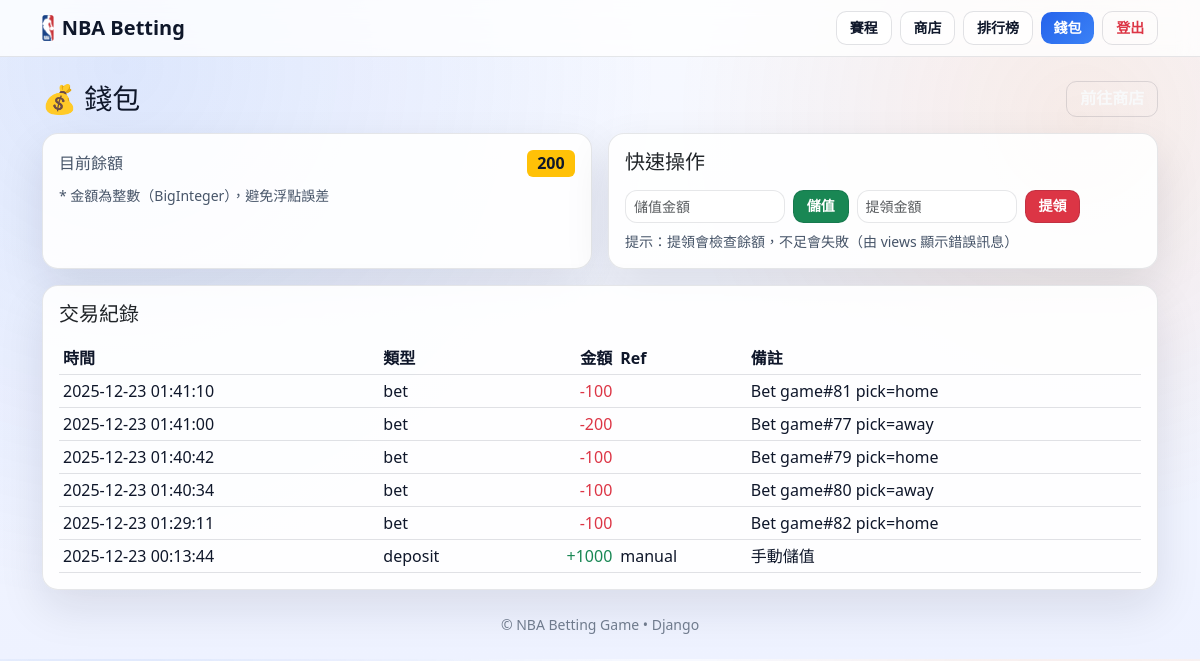
The app's page /accounts/wallet/ (signed in) with its own data.
### accounts/models.py (models this page shows, shortened)
class Wallet(models.Model):
    user = models.OneToOneField(
        settings.AUTH_USER_MODEL,
        on_delete=models.CASCADE,
        related_name="wallet",
    )
    balance = models.BigIntegerField(default=0)
    last_checkin_date = models.DateField(null=True, blank=True)
    updated_at = models.DateTimeField(auto_now=True)

class Transaction(models.Model):
    TYPE_CHOICES = (
        ("deposit", "Deposit"),
        ("withdraw", "Withdraw"),
        ("bet_place", "Bet Place"),
        ("bet_win", "Bet Win"),
        ("bet_refund", "Bet Refund"),
        ("daily_bonus", "Daily Bonus"),
        ("shop_buy", "Shop Buy"),
        ("lootbox", "Loot Box"),
        ("adjust", "Adjust"),
    )
    id = models.UUIDField(primary_key=True, default=uuid.uuid4, editable=False)
    wallet = models.ForeignKey(Wallet, on_delete=models.CASCADE, related_name="txs")
    tx_type = models.CharField(max_length=20, choices=TYPE_CHOICES)
    amount = models.BigIntegerField()
    ref = models.CharField(max_length=128, blank=True, default="")
    note = models.CharField(max_length=255, blank=True, default="")
    created_at = models.DateTimeField(default=timezone.now)
    class Meta:
        indexes = [models.Index(fields=["wallet", "created_at"])]

### accounts/views.py (the view)
# urls.py: path("wallet/", views.wallet_view, name="wallet"),
@login_required
def wallet_view(request: HttpRequest) -> HttpResponse:
    wallet = get_or_create_wallet(request.user)
    txs = Transaction.objects.filter(wallet=wallet).order_by("-created_at")[:50]
    return render(request, "accounts/wallet.html", {"wallet": wallet, "txs": txs})

### accounts/models.py (called while the page is built)
def get_or_create_wallet(user) -> Wallet:
    wallet, _ = Wallet.objects.get_or_create(user=user)
    return wallet

### accounts/templates/accounts/wallet.html (shortened to what this page needs)
{% extends "base.html" %}
{% block content %}
<div class="d-flex justify-content-between align-items-center mb-3">
  <h3 class="m-0">💰 錢包</h3>
  <a class="btn btn-outline-light" href="{% url 'shop:list' %}">前往商店</a>
</div>
<div class="row g-3 mb-3">
  <div class="col-12 col-lg-6">
    <div class="card p-3 h-100">
      <div class="d-flex justify-content-between align-items-center">
        <div class="text-muted">目前餘額</div>
        <span class="badge bg-warning text-dark fs-6">{{ wallet.balance }}</span>
      </div>
      <div class="small text-muted mt-2">
        * 金額為整數（BigInteger），避免浮點誤差
      </div>
    </div>
  </div>
  <div class="col-12 col-lg-6">
    <div class="card p-3 h-100">
      <h5 class="mb-3">快速操作</h5>
      <div class="d-flex flex-wrap gap-2 align-items-center">
        <form method="post" action="{% url 'accounts:deposit' %}" class="d-flex gap-2">
          <input
            type="number"
            name="amount"
            class="form-control form-control-sm"
            placeholder="儲值金額"
            min="1"
            step="1"
            required
            style="max-width: 160px;"
          >
          <button class="btn btn-success btn-sm" type="submit">儲值</button>
        </form>
        <form method="post" action="{% url 'accounts:withdraw' %}" class="d-flex gap-2">
          <input
            type="number"
            name="amount"
            class="form-control form-control-sm"
            placeholder="提領金額"
            min="1"
            step="1"
            required
            style="max-width: 160px;"
          >
          <button class="btn btn-danger btn-sm" type="submit">提領</button>
        </form>
      </div>
      <div class="small text-muted mt-2">
        提示：提領會檢查餘額，不足會失敗（由 views 顯示錯誤訊息）
      </div>
    </div>
  </div>
</div>
<div class="card p-3">
  <h5 class="mb-3">交易紀錄</h5>
  <div class="table-responsive">
    <table class="table table-dark table-sm align-middle mb-0">
      <thead>
        <tr>
          <th>時間</th>
          <th>類型</th>
          <th class="text-end">金額</th>
          <th>Ref</th>
          <th>備註</th>
        </tr>
      </thead>
      <tbody>
      {% for tx in txs %}
        <tr>
          <td class="text-nowrap">{{ tx.created_at|date:"Y-m-d H:i:s" }}</td>
          <td>{{ tx.tx_type }}</td>
          <td class="text-end">
            {% if tx.amount >= 0 %}
              <span class="text-success">+{{ tx.amount }}</span>
            {% else %}
              <span class="text-danger">{{ tx.amount }}</span>
            {% endif %}
          </td>
          <td class="text-muted">{{ tx.ref }}</td>
          <td class="text-muted">{{ tx.note }}</td>
        </tr>
      {% empty %}
        <tr><td colspan="5" class="text-muted">尚無交易紀錄</td></tr>
      {% endfor %}
      </tbody>
    </table>
  </div>
</div>
{% endblock %}

### static/css/site.css (style rules this page uses)
:root { --bg0:#f7f9ff; --bg1:#eef2ff; --panel: rgba(255,255,255,.90); --border: rgba(15,23,42,.10); --text:#0f172a; --muted:#475569; --accent:#2563eb; --accent2:#f97316; --shadow: 0 18px 45px rgba(15,23,42,.10); }
body { background: radial-gradient(1200px circle at 10% 10%, rgba(37,99,235,0.12), transparent 45%), radial-gradient(900px circle at 90% 18%, rgba(249,115,22,0.10), transparent 45%), linear-gradient(180deg, var(--bg0), var(--bg1)); color: var(--text); font-family: system-ui, -apple-system, "Segoe UI", Roboto, "Noto Sans TC", "Microsoft JhengHei", sans-serif; }
a { color: rgba(37,99,235,.95); text-decoration: none; }
.text-muted { color: var(--muted) !important; }
.text-dark { color: var(--text) !important; }
a.btn, button.btn, input.btn { display:inline-block; padding:.45rem .80rem; border-radius:.65rem; border: 1px solid rgba(15,23,42,.12); text-decoration:none !important; font-weight:700; line-height:1.2; }
.card { background: var(--panel); border: 1px solid var(--border); border-radius: 16px; box-shadow: var(--shadow); }
.table, .table th, .table td { color: var(--text) !important; }
.table-dark { --bs-table-bg: transparent; --bs-table-striped-bg: rgba(15,23,42,0.03); --bs-table-hover-bg: rgba(15,23,42,0.05); --bs-table-border-color: rgba(15,23,42,0.12); --bs-table-color: var(--text); color: var(--text) !important; }
.form-control, .form-select { background: rgba(255,255,255,.92); border: 1px solid var(--border); color: var(--text); border-radius: 12px; }

### records on screen
Wallet: balance "200"
Transaction: created_at "2025-12-23 01:41:10", tx_type "bet", amount "-100", note "Bet game#81 pick=home"
Transaction: created_at "2025-12-23 01:41:00", tx_type "bet", amount "-200", note "Bet game#77 pick=away"
Transaction: created_at "2025-12-23 01:40:42", tx_type "bet", amount "-100", note "Bet game#79 pick=home"
Transaction: created_at "2025-12-23 01:40:34", tx_type "bet", amount "-100", note "Bet game#80 pick=away"
Transaction: created_at "2025-12-23 01:29:11", tx_type "bet", amount "-100", note "Bet game#82 pick=home"
Transaction: created_at "2025-12-23 00:13:44", tx_type "deposit", amount "1000", ref "manual", note "手動儲值"
